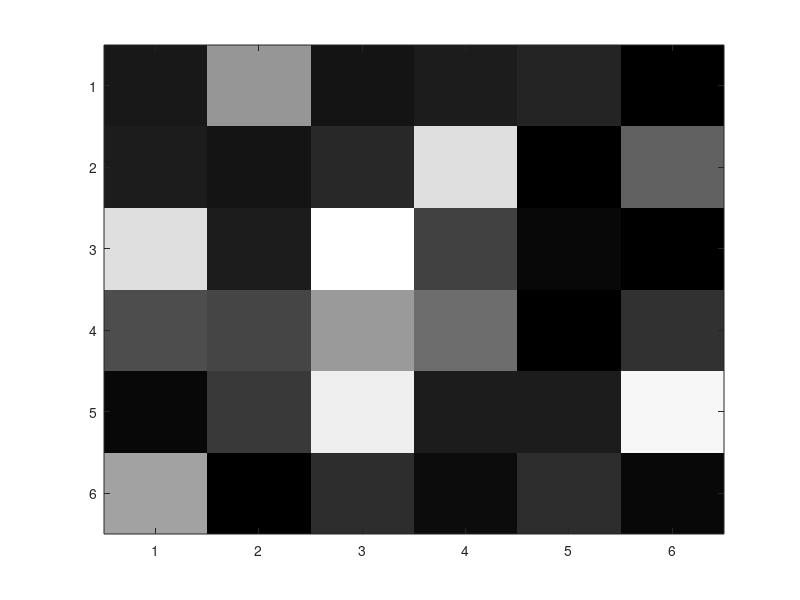

MATLAB code to generate this figure: (Note: this script raises an error after producing the figure.)
% SIO 135 LAB 1

% Example Exercise # 2
n = 2048
x = [0:64:n];
y = sin(x);
plot(x,y)
pause

% Example Exercise # 3
A = rand(6,6);
B = rand(6,6);

C = A*B; % matrix multiplication

D = A.*B; % multiplying corresponding elements

imagesc(C)
colorbar southoutside
pause
imagesc(C)
colorbar southoutside
colormap gray
pause
imagesc(D)
colormap parula
colorbar southoutside
pause
imagesc(D)
colorbar southoutside
colormap gray
